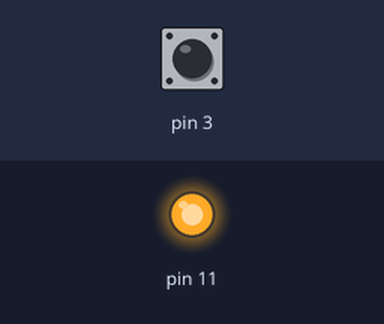
This sketch was run on a simulated Arduino Uno, built with avr-gcc and run on an emulated ATmega328P. On the bench: output pins drawn as LEDs (lit = HIGH). Dashed ring = blinking. Inputs (shaded band) come from the test bench; at power-on: pin 3 HIGH.

Above: at 0.1 s.
At 1.2 s:
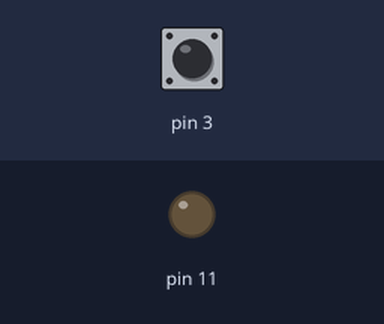
1.3 s: pin 3 pulled LOW for 0.15 s
At 2.1 s:
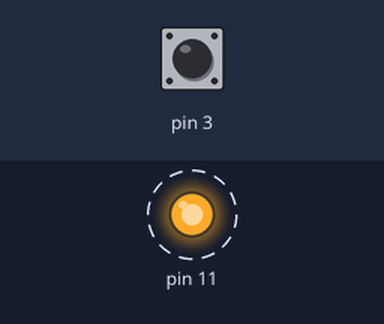
Timing chart, 0 to 10.3 s (numbered marks = the images above; inputs shaded):
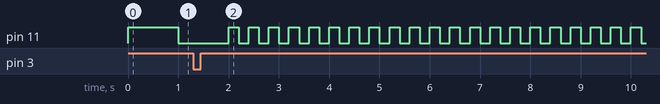

The sketch:

interrupt.ino
```cpp
int mode;
void setup() {
  pinMode(3, INPUT_PULLUP);
  pinMode(11, OUTPUT);
  attachInterrupt(1, chuyenmode, FALLING);

}

void loop() {
 digitalWrite(11,!digitalRead(11));
 if(mode==0) delay(1000);
 else delay(200);

    }
void chuyenmode()
{
mode=!mode;

}
```

Measured:
- after the input at 1.3 s, pin 11: alternates HIGH for 0.20 s and LOW for 0.20 s, starting after 0.90 s
